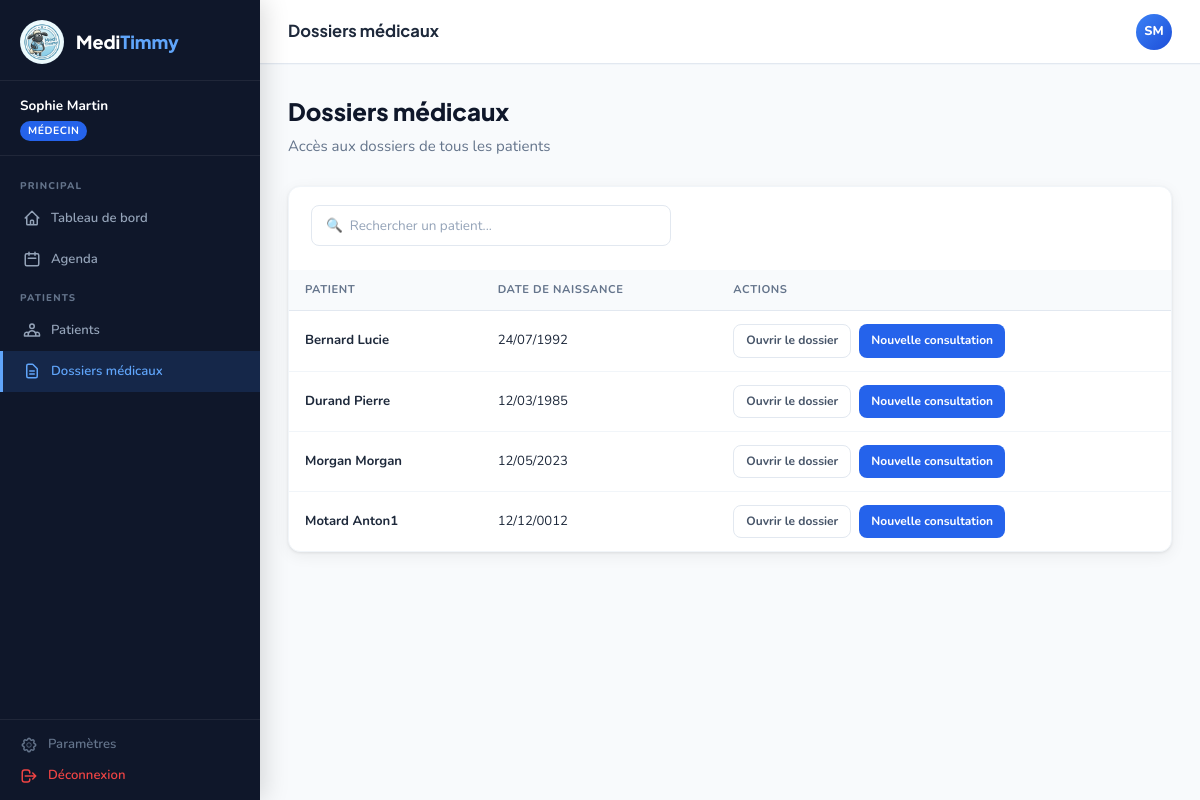
Page /index.php?route=dossiers (signed in) on the committed database.
### tables this page shows
CREATE TABLE `patients` (
  `id` int(11) NOT NULL,
  `user_id` int(11) DEFAULT NULL,
  `nom` varchar(80) NOT NULL,
  `prenom` varchar(80) NOT NULL,
  `date_naissance` date DEFAULT NULL,
  `email` varchar(180) DEFAULT NULL,
  `telephone` varchar(20) DEFAULT NULL,
  `adresse` text DEFAULT NULL,
  `created_at` timestamp NULL DEFAULT current_timestamp()
);

### config/app.php (called while the page is built, shortened)
<?php
spl_autoload_register(function (string $class) {
    $dirs = [
        __DIR__ . '/../controllers/',
        __DIR__ . '/../models/',
        __DIR__ . '/../middleware/',
    ];
    foreach ($dirs as $dir) {
        $file = $dir . $class . '.php';
        if (file_exists($file)) {
            return;
        }
    }
});
function view(string $path, array $data = []): void {
    extract($data);
    require __DIR__ . '/../views/' . $path . '.php';
}
function e(string $s): string {
    return htmlspecialchars($s, ENT_QUOTES, 'UTF-8');
}

### controllers/DossierController.php (called while the page is built, shortened)
<?php
class DossierController {
    public function index(): void {
        $patients = (new PatientModel())->getAll();
        view('dossier/index', compact('patients'));
    }
}

### middleware/RoleMiddleware.php (called while the page is built, shortened)
<?php
class RoleMiddleware {
    public static function require(string $permission, callable $action): void {
        $action();
    }
    public static function can(string $permission): bool {
        return in_array($permission, $_SESSION['user']['permissions'] ?? []);
    }
}

### middleware/AuthMiddleware.php (called while the page is built, shortened)
<?php
class AuthMiddleware {
    public static function require(callable $action): void {
        $action();
    }
}

### config/database.php (called while the page is built, shortened)
<?php
function getPDO(): PDO {
    static $pdo = null;
    if ($pdo === null) {
        $dsn = "mysql:host=" . DB_HOST . ";dbname=" . DB_NAME . ";charset=" . DB_CHARSET;
        $options = [
            PDO::ATTR_ERRMODE            => PDO::ERRMODE_EXCEPTION,
            PDO::ATTR_DEFAULT_FETCH_MODE => PDO::FETCH_ASSOC,
            PDO::ATTR_EMULATE_PREPARES   => false,
        ];
        try {
            $pdo = new PDO($dsn, DB_USER, DB_PASS, $options);
        } catch (PDOException $e) {
            die(json_encode(['error' => 'Connexion base de données impossible : ' . $e->getMessage()]));
        }
    }
    return $pdo;
}

### models/PatientModel.php (called while the page is built, shortened)
<?php
class PatientModel {
    private PDO $pdo;
    public function __construct() { $this->pdo = getPDO(); }
    public function getAll(): array {
        return $this->pdo->query("SELECT p.*, u.username, u.actif FROM patients p LEFT JOIN users u ON u.id=p.user_id ORDER BY p.nom, p.prenom")->fetchAll();
    }
}

### views/dossier/index.php (the view, shortened to what this page needs)
<div class="page-header"><h1>Dossiers médicaux</h1><p>Accès aux dossiers de tous les patients</p></div>
<div class="card">
  <div class="card-body" style="padding-bottom:8px;">
    <input type="text" id="search-dossiers" class="form-control" placeholder="🔍  Rechercher un patient..." style="max-width:360px; margin-bottom:16px;">
  </div>
  <div class="card-body" style="padding:0;">
    <div class="table-wrap">
      <table id="dossiers-table">
        <thead><tr><th>Patient</th><th>Date de naissance</th><th>Actions</th></tr></thead>
        <tbody>
        <?php foreach ($patients as $p): ?>
        <tr>
          <td class="font-bold"><?= e($p['nom'] . ' ' . $p['prenom']) ?></td>
          <td><?= $p['date_naissance'] ? date('d/m/Y', strtotime($p['date_naissance'])) : '—' ?></td>
          <td>
            <div class="flex gap-2">
              <a href="?route=dossier.show&id=<?= $p['id'] ?>" class="btn btn-ghost btn-sm">Ouvrir le dossier</a>
              <?php if (RoleMiddleware::can('creer_consultation')): ?>
              <a href="?route=consultation.create&patient_id=<?= $p['id'] ?>" class="btn btn-primary btn-sm">Nouvelle consultation</a>
              <?php endif; ?>
            </div>
          </td>
        </tr>
        <?php endforeach; ?>
        </tbody>
      </table>
    </div>
  </div>
</div>
<?php
require __DIR__ . '/../layouts/app.php';

### public/css/app.css (style rules this page uses)
:root { --blue-50: #EFF6FF; --blue-100: #DBEAFE; --blue-200: #BFDBFE; --blue-300: #93C5FD; --blue-400: #60A5FA; --blue-500: #3B82F6; --blue-600: #2563EB; --blue-700: #1D4ED8; --blue-800: #1E40AF; --blue-900: #1E3A8A; --teal: #0EA5E9; --green: #10B981; --amber: #F59E0B; --red: #EF4444; --purple: #8B5CF6; --gray-50: #F8FAFC; --gray-100: #F1F5F9; --gray-200: #E2E8F0; --gray-300: #CBD5E1; --gray-400: #94A3B8; --gray-500: #64748B; --gray-600: #475569; --gray-700: #334155; --gray-800: #1E293B; --gray-900: #0F172A; --sidebar-w: 260px; --header-h: 64px; --radius: 12px; --radius-sm: 8px; --shadow: 0 1px 3px rgba(0,0,0,.08), 0 4px 16px rgba(0,0,0,.06); --shadow-md: 0 4px 6px rgba(0,0,0,.07), 0 10px 30px rgba(0,0,0,.1); --font-body: 'Nunito', sans-serif; --font-display: 'Plus Jakarta Sans', sans-serif; }
*, *::before, *::after { box-sizing: border-box; margin: 0; padding: 0; }
html { font-size: 15px; scroll-behavior: smooth; }
body { font-family: var(--font-body); background: var(--gray-50); color: var(--gray-800); line-height: 1.6; min-height: 100vh; }
a { color: var(--blue-600); text-decoration: none; transition: color .2s; }
.page-header { margin-bottom: 28px; }
.page-header h1 { font-family: var(--font-display); font-weight: 800; font-size: 1.6rem; color: var(--gray-900); }
.page-header p { color: var(--gray-500); margin-top: 4px; }
.card { background: #fff; border-radius: var(--radius); box-shadow: var(--shadow); border: 1px solid var(--gray-100); }
.card-body { padding: 18px 22px 22px; }
.table-wrap { overflow-x: auto; }
table { width: 100%; border-collapse: collapse; font-size: .875rem; }
thead th { background: var(--gray-50); padding: 11px 16px; text-align: left; font-weight: 700; font-size: .75rem; letter-spacing: .05em; text-transform: uppercase; color: var(--gray-500); border-bottom: 1px solid var(--gray-200); }
tbody tr { border-bottom: 1px solid var(--gray-100); transition: background .15s; }
tbody td { padding: 13px 16px; vertical-align: middle; }
tbody tr:last-child { border-bottom: none; }
.btn { display: inline-flex; align-items: center; gap: 7px; font-family: var(--font-body); font-weight: 700; font-size: .875rem; padding: 9px 18px; border-radius: var(--radius-sm); border: none; cursor: pointer; transition: all .2s; white-space: nowrap; }
.btn-primary { background: var(--blue-600); color: #fff; }
.btn-ghost { background: transparent; color: var(--gray-600); border: 1.5px solid var(--gray-200); }
.btn-sm { padding: 6px 12px; font-size: .8rem; }
.form-control { width: 100%; padding: 10px 14px; border: 1.5px solid var(--gray-200); border-radius: var(--radius-sm); font-family: var(--font-body); font-size: .9rem; color: var(--gray-800); background: #fff; transition: border-color .2s, box-shadow .2s; }
.form-control::placeholder { color: var(--gray-400); }
.flex { display: flex; }
.gap-2 { gap: 8px; }
.font-bold { font-weight: 700; }

### rows in the picture
patients: nom+prenom "Bernard Lucie", date_naissance "24/07/1992"
patients: nom+prenom "Durand Pierre", date_naissance "12/03/1985"
patients: nom+prenom "Morgan Morgan", date_naissance "12/05/2023"
patients: nom+prenom "Motard Anton1", date_naissance "12/12/0012"

### other values in the picture
$_SESSION['user']['prenom'] . ' ' . $_SESSION['user']['nom'] "Sophie Martin"
$_SESSION['user']['role_label'] "MÉDECIN"
$pageTitle "Dossiers médicaux"
